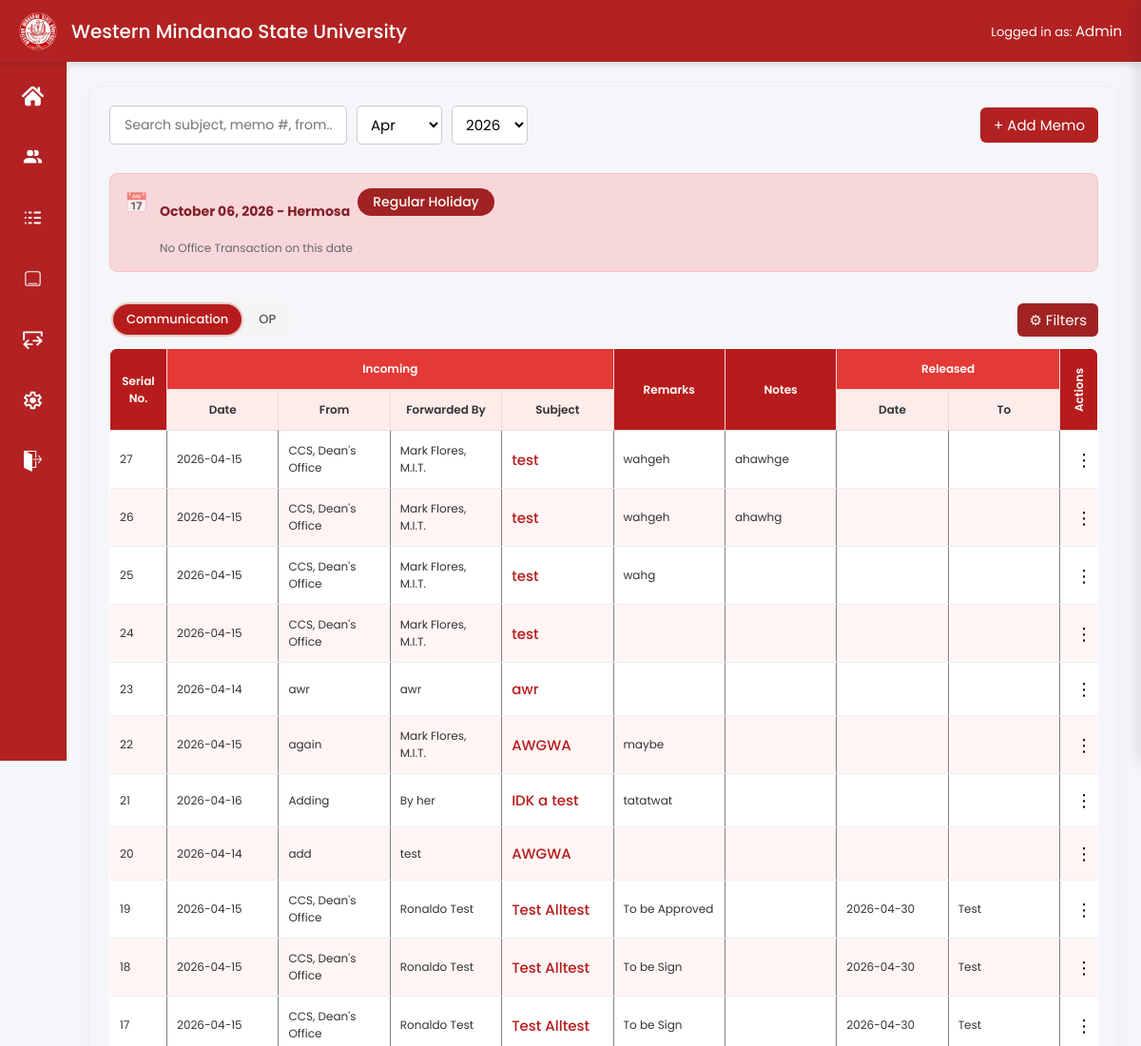
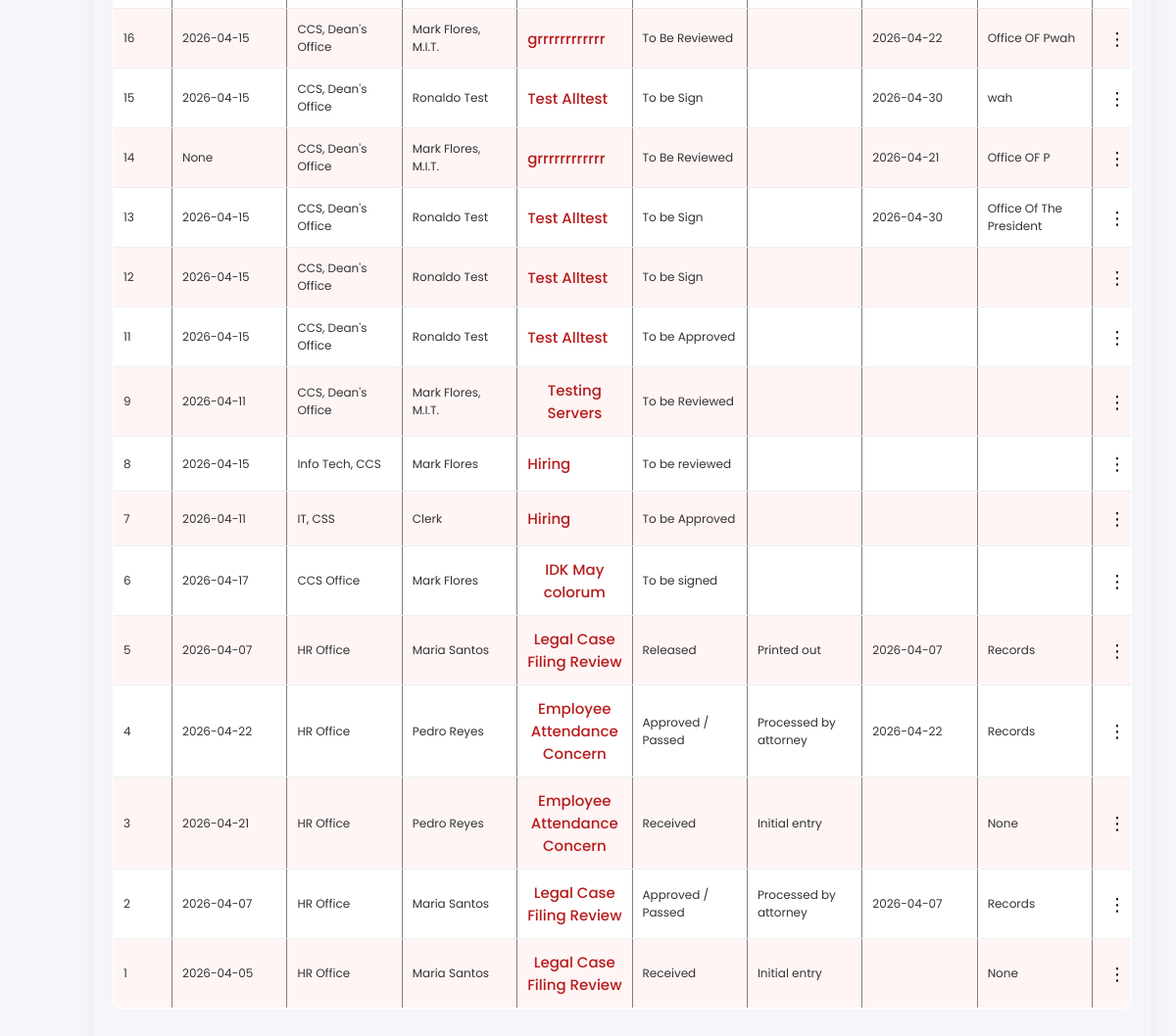
Page / (signed in) on the earlier database version (2 pictures, top to bottom).
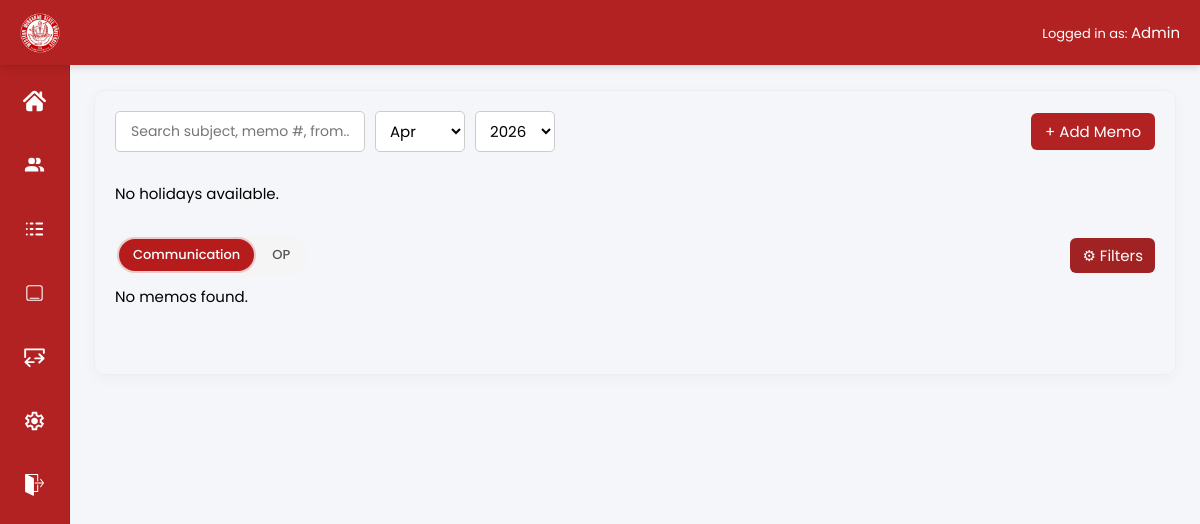
Same page on the later database version.
### app/models/settings.py (models this page shows)
class SystemSettings(db.Model):
    __tablename__ = "system_settings"
    id = db.Column(db.Integer, primary_key=True)
    system_name = db.Column(db.String(200))
    logo = db.Column(db.String(255))

### app/models/holiday.py (models this page shows)
class Holiday(db.Model):
    __tablename__ = "holidays"
    id = db.Column(db.Integer, primary_key=True)
    date = db.Column(db.Date, nullable=False)
    name = db.Column(db.String(200), nullable=False)
    type = db.Column(db.String(50))  # Regular, Special, Local
    description = db.Column(db.Text)

### app/models/memo.py (models this page shows)
class Memo(db.Model):
    __tablename__ = "memos"
    id = db.Column(db.Integer, primary_key=True)
    source_type = db.Column(db.String(20))  # OP or General
    thread_id = db.Column(db.String(50), nullable=False)
    memo_number = db.Column(db.String(50))
    serial_number = db.Column(db.Integer, nullable=True)
    date = db.Column(db.Date)
    from_office = db.Column(db.String(100))
    forwarded_by = db.Column(db.String(100))
    subject = db.Column(db.String(255))
    remarks = db.Column(db.String(100))
    notes = db.Column(db.String(100))
    released_date = db.Column(db.Date)
    released_to = db.Column(db.String(100))
    month = db.Column(db.Integer)
    year = db.Column(db.Integer)
    status = db.Column(db.String(20), default="Open")
    logs = db.relationship("LogEntry", backref="memo", lazy=True)

### app/routes/main.py (the view, shortened to what this page needs)
@main.route("/")
def home():
    search = request.args.get("search", "")
    type_filter = request.args.get("type", "CM")
    sort = request.args.get("sort", "")
    today = date.today()
    month_filter = request.args.get("month") or today.month
    year_filter = request.args.get("year") or today.year
    query = Memo.query.filter_by(source_type=type_filter)
    query = query.filter(Memo.month == int(month_filter))
    query = query.filter(Memo.year == int(year_filter))
    sort = request.args.get("sort", "")
    if sort == "serial_desc":
        query = query.order_by(Memo.serial_number.desc())
    elif sort == "serial_asc":
        query = query.order_by(Memo.serial_number.asc())
    elif sort == "date_desc":
        query = query.order_by(Memo.date.desc())
    elif sort == "date_asc":
        query = query.order_by(Memo.date.asc())
    elif sort == "alpha_subject":
        query = query.order_by(Memo.subject.asc())
    elif sort == "alpha_forwarded":
        query = query.order_by(Memo.forwarded_by.asc())
    else:
        query = query.order_by(Memo.serial_number.desc())
    memos = query.all()
    holidays = Holiday.query.filter(
        Holiday.date >= today
    ).order_by(Holiday.date.asc()).limit(3).all()
    return render_template(
        "home.html",
        memos=memos,
        holidays=holidays,
        selected_type=type_filter,
        selected_month=month_filter,
        selected_year=year_filter
    )

### app/__init__.py (called while the page is built)
def create_app():
    app = Flask(__name__)
    app.config.from_object(Config)
    db.init_app(app)
    login_manager.init_app(app)
    migrate.init_app(app, db)
    login_manager.login_view = "auth.login"
    @login_manager.user_loader
    def load_user(user_id):
        return User.query.get(int(user_id))
    app.register_blueprint(main)
    app.register_blueprint(auth_bp)
    app.register_blueprint(secretary_bp)
    app.register_blueprint(admin_bp)
    app.cli.add_command(seed_command)
    app.cli.add_command(seed_memos)
    @app.context_processor
    def inject_settings():
        settings = SystemSettings.query.first()
        return dict(settings=settings)
    print(app.url_map)
    return app

### app/templates/home.html (shortened to what the changed rows need)
{% extends "base.html" %}
{% block content %}
<br><br>
  <div class="dashboard-container">
        <div class="announcement-row">
        {% for holiday in holidays %}
        <div class="card">
            <div class="card-icon">
            {% if holiday.type == "Regular" %}🎉
            {% elif holiday.type == "Special" %}✨
            {% else %}📅
            {% endif %}
            </div>
            <div class="card-content">
            <div class="card-header">
                <span class="card-date">
                {{ holiday.date.strftime('%B %d, %Y') }} - {{ holiday.name }}
                </span>
                <span class="badge">{{ holiday.type or "Holiday" }}</span>
            </div>
            <p class="card-sub">
                {{ holiday.description or "No Office Transaction on this date" }}
            </p>
            </div>
        </div>
        {% else %}
        <p>No holidays available.</p>
        {% endfor %}
        </div>
<div  id="tableContainer">
    {% if memos %}
    <div class="table-container">
        <table class="records-table" border="1" cellpadding="8" cellspacing="0">
            <thead>
                <tr>
                    <th rowspan="2" style="background-color:#b71c1c; color:#fff;">Serial No.</th>
                    <th colspan="4" style="background-color:#e53935; color:#fff;">Incoming</th>
                    {% if selected_type  != "OP" %}
                    <th rowspan="2" style="background-color:#b71c1c; color:#fff;">Remarks</th>
                    {% else %}
                    <th rowspan="2" style="background-color:#b71c1c; color:#fff;">Memo No.</th>
                    {% endif %}
                    <th rowspan="2" style="background-color:#b71c1c; color:#fff;">Notes</th>
                    {% if selected_type != "OP" %}
                    <th colspan="2" style="background-color:#e53935; color:#fff;">Released</th>
                    {% endif %}
                    {% if current_user.is_authenticated %}
                    <th rowspan="2" class="vertical-header" style="background-color:#b71c1c; color:#fff;">Actions</th>
                    {% endif %}
                </tr>
                <tr>
                    <th style="background-color:#fdecea; color:#333;">Date</th>
                    <th style="background-color:#fdecea; color:#333;">From</th>
                    <th style="background-color:#fdecea; color:#333;">Forwarded By</th>
                    <th style="background-color:#fdecea; color:#333;">Subject</th>
                    {% if selected_type != "OP" %}
                    <th style="background-color:#fdecea; color:#333;">Date</th>
                    <th style="background-color:#fdecea; color:#333;">To</th>
                    {% endif %}
                </tr>
            </thead>
            <tbody>
                {% for memo in memos %}
                <tr class="memo-row"
                    data-thread="{{ memo.thread_id }}"
                    data-serial="{{ memo.serial_number }}"
                    data-subject="{{ memo.subject }}"
                    data-number="{{ memo.memo_number }}"
                    data-from="{{ memo.from_office }}"
                    data-forwarded="{{ memo.forwarded_by }}"
                    data-date="{{ memo.date }}"
                    data-remarks="{{ memo.remarks }}"
                    data-notes="{{ memo.notes }}"
                    data-released_date="{{ memo.released_date }}"
                    data-released_to="{{ memo.released_to }}">
                    <td>{{ memo.serial_number }}</td>
                    <td>{{ memo.date }}</td>
                    <td>{{ memo.from_office }}</td>
                    <td>{{ memo.forwarded_by }}</td>
                    <td>
                        {% if current_user.is_authenticated %}
                        <button class="update-new-btn"
                            data-thread="{{ memo.thread_id }}"
                            data-id="{{ memo.id }}"
                            data-source_type="{{ memo.source_type }}"
                            data-number="{{ memo.memo_number }}"
                            data-from="{{ memo.from_office }}"
                            data-forwarded="{{ memo.forwarded_by }}"
                            data-subject="{{ memo.subject }}"
                            data-remarks="{{ memo.remarks }}"
                            data-notes="{{ memo.notes }}"
                            data-date="{{ memo.date }}"
                            data-released_to="{{ memo.released_to }}"
                            data-released_date="{{ memo.released_date }}"
                            data-status="{{ memo.status }}">
                                {{ memo.subject }}
                        </button>
                        {% else %}
                        {{ memo.subject }}
                        {% endif %}
                    </td>
                    {% if selected_type  != "OP" %}
                    <td>{{ memo.remarks }}</td>
                    {% else %}
                    <td>{{ memo.memo_number }}</td>
                    {% endif %}
                    <td>{{ memo.notes }}</td>
                    {% if selected_type  != "OP" %}
                    <td>{{ memo.released_date or "" }}</td>
                    <td>{{ memo.released_to }}</td>
                    {% endif %}
                    {% if current_user.is_authenticated %}
                        <td>
                            <div class="action-menu">
                                <button class="menu-btn">⋮</button>
                            </div>
                        </td>
                    {% endif %}
                </tr>
                {% endfor %}
            </tbody>
        </table>
    </div>
    {% else %}
    <p>No memos found.</p>
    {% endif %}
</div>
<br><br>
{% endblock %}

### app/templates/base.html (shortened to what this page needs)
<!DOCTYPE html>
<html lang="en">
<head>
<link rel="stylesheet" href="{{ url_for('static', filename='css/flatpickr.min.css') }}">
</head>
<body>
<div class="topbar">
<div class="topbar-left">
{% if settings and settings.logo %}
  <img src="{{ url_for('static', filename=settings.logo) }}" class="logo">
{% else %}
  <img src="{{ url_for('static', filename='img/logo.png') }}" class="logo">
{% endif %}
<div class="title"> {{ settings.system_name }}</div>
</div>
<div class="topbar-right">
  Logged in as:
  <span id="userRole">
    {% if current_user.is_authenticated %}
      {{ current_user.role|capitalize }}
    {% else %}
      Guest
    {% endif %}
  </span>
</div>
</div>
{% if current_user.is_authenticated %}
<div class="sidebar">
    {% if current_user.role == "admin" %}
    <a href="{{ url_for('admin.dashboard') }}" title="Dashboard">
        <img src="{{ url_for('static', filename='img/dashboard.svg') }}" alt="Dashboard">
    </a>
    <a href="{{ url_for('admin.users') }}" title="Manage Users">
        <img src="{{ url_for('static', filename='img/users.svg') }}" alt="Users">
    </a>
    <a href="{{ url_for('admin.logs_page') }}" title="Reports">
        <img src="{{ url_for('static', filename='img/reports.svg') }}" alt="Reports">
    </a>
    {% endif %}
    {% if current_user.role == "admin" or current_user.role == "secretary" %}
    <a href="{{ url_for('main.home') }}" title="Memos">
        <img src="{{ url_for('static', filename='img/memos.svg') }}" alt="Memos">
    </a>
    {% endif %}
    {% if current_user.role == "admin" %}
    <a href="{{ url_for('admin.import_page') }}" title="Import/Export">
        <img src="{{ url_for('static', filename='img/import.svg') }}" alt="Import">
    </a>
    <a href="{{ url_for('admin.settings_general') }}" title="Settings">
        <img src="{{ url_for('static', filename='img/settings.svg') }}" alt="Settings">
    </a>
    {% endif %}
    <a href="{{ url_for('auth.logout') }}" title="Logout">
        <img src="{{ url_for('static', filename='img/logout.svg') }}" alt="Logout">
    </a>
</div>
{% endif %}
<div class="content">
  {% block content %}{% endblock %}
</div>
</body>
</html>

Differences in the rows shown:
removed SystemSettings: logo (picture), system_name "Western Mindanao State University"
removed Holiday: date "October 06, 2026", name "Hermosa", type "Regular Holiday", description "No Office Transaction on this date"
removed Memo: serial_number "27", date "2026-04-15", from_office "CCS, Dean's Office", forwarded_by "Mark Flores, M.I.T.", subject "test", remarks "wahgeh", notes "ahawhge"
removed Memo: serial_number "26", date "2026-04-15", from_office "CCS, Dean's Office", forwarded_by "Mark Flores, M.I.T.", subject "test", remarks "wahgeh", notes "ahawhg"
removed Memo: serial_number "25", date "2026-04-15", from_office "CCS, Dean's Office", forwarded_by "Mark Flores, M.I.T.", subject "test", remarks "wahg"
removed Memo: serial_number "24", date "2026-04-15", from_office "CCS, Dean's Office", forwarded_by "Mark Flores, M.I.T.", subject "test"
removed Memo: serial_number "23", date "2026-04-14", from_office "awr", forwarded_by "awr", subject "awr"
removed Memo: serial_number "22", date "2026-04-15", from_office "again", forwarded_by "Mark Flores, M.I.T.", subject "AWGWA", remarks "maybe"
removed Memo: serial_number "21", date "2026-04-16", from_office "Adding", forwarded_by "By her", subject "IDK a test", remarks "tatatwat"
removed Memo: serial_number "20", date "2026-04-14", from_office "add", forwarded_by "test", subject "AWGWA"
removed Memo: serial_number "19", date "2026-04-15", from_office "CCS, Dean's Office", forwarded_by "Ronaldo Test", subject "Test Alltest", remarks "To be Approved", released_date "2026-04-30", released_to "Test"
removed Memo: serial_number "18", date "2026-04-15", from_office "CCS, Dean's Office", forwarded_by "Ronaldo Test", subject "Test Alltest", remarks "To be Sign", released_date "2026-04-30", released_to "Test"
removed Memo: serial_number "17", date "2026-04-15", from_office "CCS, Dean's Office", forwarded_by "Ronaldo Test", subject "Test Alltest", remarks "To be Sign", released_date "2026-04-30", released_to "Test"
removed Memo: serial_number "16", date "2026-04-15", from_office "CCS, Dean's Office", forwarded_by "Mark Flores, M.I.T.", subject "grrrrrrrrrrrr", remarks "To Be Reviewed", released_date "2026-04-22", released_to "Office OF Pwah"
removed Memo: serial_number "15", date "2026-04-15", from_office "CCS, Dean's Office", forwarded_by "Ronaldo Test", subject "Test Alltest", remarks "To be Sign", released_date "2026-04-30", released_to "wah"
removed Memo: serial_number "14", date "None", from_office "CCS, Dean's Office", forwarded_by "Mark Flores, M.I.T.", subject "grrrrrrrrrrrr", remarks "To Be Reviewed", released_date "2026-04-21", released_to "Office OF P"
removed Memo: serial_number "13", date "2026-04-15", from_office "CCS, Dean's Office", forwarded_by "Ronaldo Test", subject "Test Alltest", remarks "To be Sign", released_date "2026-04-30", released_to "Office Of The President"
removed Memo: serial_number "12", date "2026-04-15", from_office "CCS, Dean's Office", forwarded_by "Ronaldo Test", subject "Test Alltest", remarks "To be Sign"
removed Memo: serial_number "11", date "2026-04-15", from_office "CCS, Dean's Office", forwarded_by "Ronaldo Test", subject "Test Alltest", remarks "To be Approved"
removed Memo: serial_number "9", date "2026-04-11", from_office "CCS, Dean's Office", forwarded_by "Mark Flores, M.I.T.", subject "Testing Servers", remarks "To be Reviewed"
removed Memo: serial_number "8", date "2026-04-15", from_office "Info Tech, CCS", forwarded_by "Mark Flores", subject "Hiring", remarks "To be reviewed"
removed Memo: serial_number "7", date "2026-04-11", from_office "IT, CSS", forwarded_by "Clerk", subject "Hiring", remarks "To be Approved"
removed Memo: serial_number "6", date "2026-04-17", from_office "CCS Office", forwarded_by "Mark Flores", subject "IDK May colorum", remarks "To be signed"
removed Memo: serial_number "5", date "2026-04-07", from_office "HR Office", forwarded_by "Maria Santos", subject "Legal Case Filing Review", remarks "Released", notes "Printed out", released_date "2026-04-07", released_to "Records"
removed Memo: serial_number "4", date "2026-04-22", from_office "HR Office", forwarded_by "Pedro Reyes", subject "Employee Attendance Concern", remarks "Approved / Passed", notes "Processed by attorney", released_date "2026-04-22", released_to "Records"
removed Memo: serial_number "3", date "2026-04-21", from_office "HR Office", forwarded_by "Pedro Reyes", subject "Employee Attendance Concern", remarks "Received", notes "Initial entry", released_to "None"
removed Memo: serial_number "2", date "2026-04-07", from_office "HR Office", forwarded_by "Maria Santos", subject "Legal Case Filing Review", remarks "Approved / Passed", notes "Processed by attorney", released_date "2026-04-07", released_to "Records"
removed Memo: serial_number "1", date "2026-04-05", from_office "HR Office", forwarded_by "Maria Santos", subject "Legal Case Filing Review", remarks "Received", notes "Initial entry", released_to "None"
Other differences:
text no longer shown: "Serial No. Incoming Remarks Notes Released Actions Date From Forwarded By Subject Date To"
text now shown: "No holidays available. No memos found."
